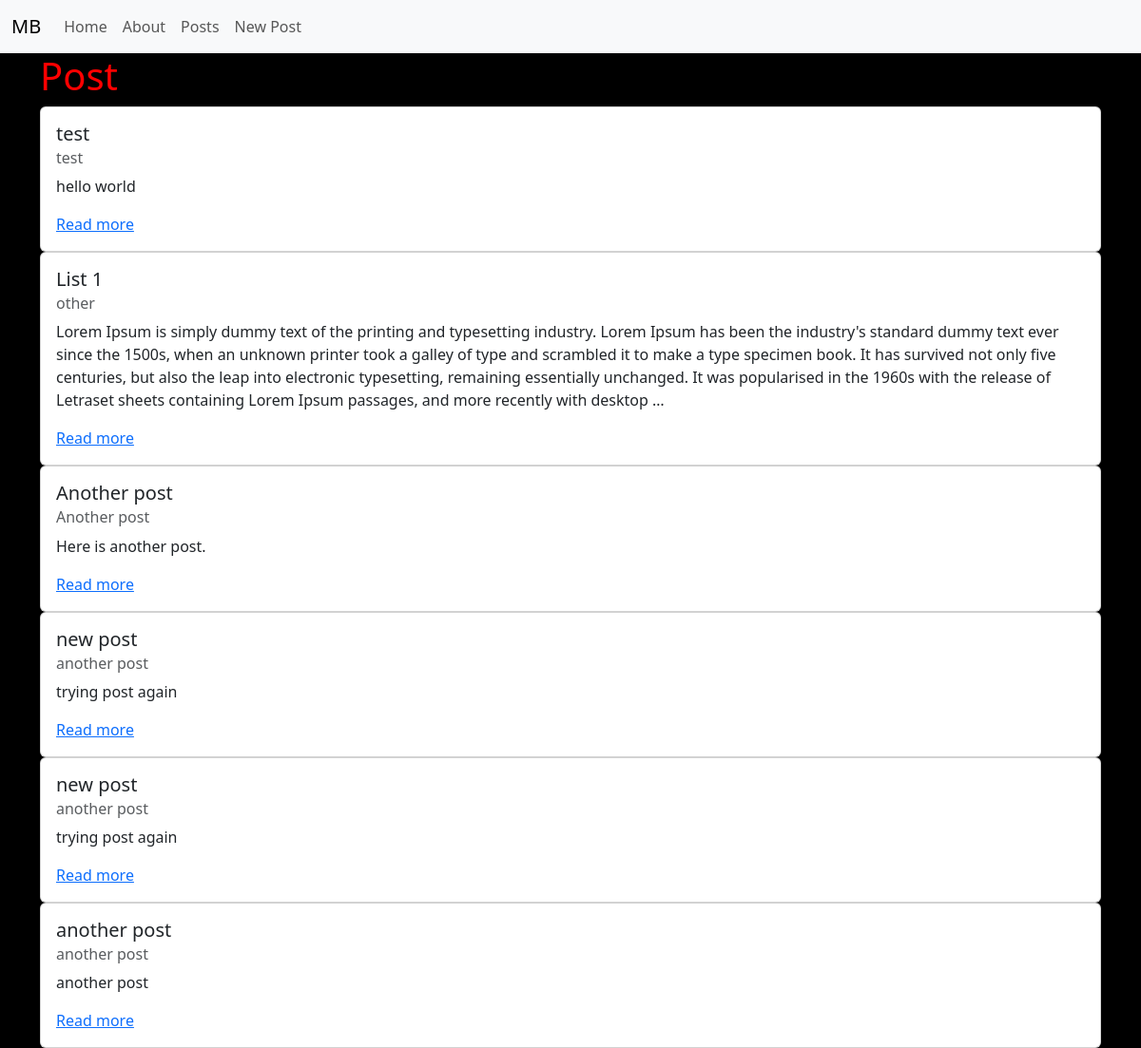
/posts/, run on the app's committed database.
### posts/models.py (models this page shows, shortened)
class Post(models.Model):
    title = models.CharField(max_length=256)
    subtitle = models.CharField(max_length=256)
    body = models.TextField()
    created_on = models.DateTimeField(auto_now_add=True)

### posts/views.py (the view)
# urls.py: path('', PostListView.as_view(), name='list'),
class PostListView(ListView):
    template_name = "posts/list.html"
    model = Post

### templates/posts/list.html (shortened to what this page needs)
{% extends 'base.html' %}
{% block content %}
<h1>Post</h1>
{% for post in post_list %}
<div class="card">
    <div class=" card-body">
        <h5 class="card-title">{{ post.title }}</h5>
        <h6 class="card-subtitle mb-2 text-muted">{{ post.subtitle }}</h6>
        <p class="card-text">{{ post.body | truncatechars:500 }}</p>
        <a href="{% url 'detail' post.id %}" class="card-link">Read more</a>
    </div>
</div>
{% endfor %}
{% endblock content %}

### templates/base.html (shortened to what this page needs)
{% load static %}
<!DOCTYPE html>
<html lang="en">
<head>
    <link href="https://cdn.jsdelivr.net/npm/bootstrap@5.3.0-alpha1/dist/css/bootstrap.min.css" rel="stylesheet"
>
    <link rel="stylesheet" href="{% static 'css/base.css' %}">
</head>
<body>
    <nav class="navbar navbar-expand-lg bg-body-tertiary">
        <div class="container-fluid">
            <a class="navbar-brand" href="{% url 'home' %}">MB</a>
            <div class="collapse navbar-collapse" id="navbarNav">
                <ul class="navbar-nav">
                    <li class="nav-item">
                        <a class="nav-link" aria-current="page" href="{% url 'home' %}">Home</a>
                    </li>
                    <li class="nav-item">
                        <a class="nav-link" href="{% url 'about' %}">About</a>
                    </li>
                    <li class="nav-item">
                        <a class="nav-link" href="{% url 'list' %}">Posts</a>
                    </li>
                    <li class="nav-item">
                        <a class="nav-link" href="{% url 'new' %}">New Post</a>
                    </li>
                </ul>
            </div>
        </div>
    </nav>
    <div class="container">
        {% block content %}
        {% endblock content %}
    </div>
</body>
</html>

### static/css/base.css (style rules this page uses)
h1 { color: red; }
body { background-color: #000; color: #fff; }

### data on the page
Post: title "test", subtitle "test", body "hello world"
Post: title "List 1", subtitle "other", body "Lorem Ipsum is simply dummy text of the printing and typesetting industry. Lorem Ipsum has been the industry's standard dummy text ever since the 1500s, when an unknown printer took a galley of type and scrambled it to make a type specimen book. It has survived not only five centuries, but also the leap into electronic typesetting, remaining essentially unchanged. It was popularised in the 1960s with the release of Letraset sheets containing Lorem Ipsum passages, and more recently with desktop …"
Post: title "Another post", subtitle "Another post", body "Here is another post."
Post: title "new post", subtitle "another post", body "trying post again"
Post: title "new post", subtitle "another post", body "trying post again"
Post: title "another post", subtitle "another post", body "another post"
